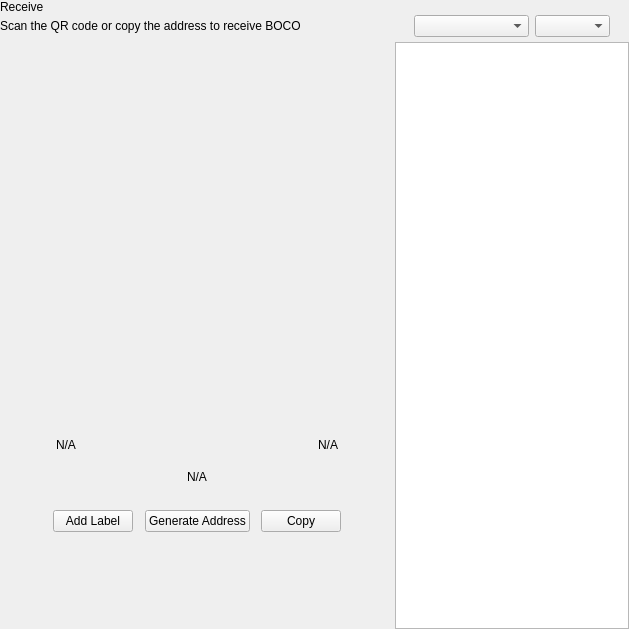
<?xml version="1.0" encoding="UTF-8"?>
<ui version="4.0">
 <class>ReceiveWidget</class>
 <widget class="QWidget" name="ReceiveWidget">
  <property name="geometry">
   <rect>
    <x>0</x>
    <y>0</y>
    <width>629</width>
    <height>629</height>
   </rect>
  </property>
  <property name="minimumSize">
   <size>
    <width>0</width>
    <height>0</height>
   </size>
  </property>
  <property name="windowTitle">
   <string>Form</string>
  </property>
  <layout class="QHBoxLayout" name="horizontalLayout_2" stretch="2,1">
   <property name="spacing">
    <number>0</number>
   </property>
   <property name="leftMargin">
    <number>0</number>
   </property>
   <property name="topMargin">
    <number>0</number>
   </property>
   <property name="rightMargin">
    <number>0</number>
   </property>
   <property name="bottomMargin">
    <number>0</number>
   </property>
   <item>
    <widget class="QWidget" name="left" native="true">
     <layout class="QVBoxLayout" name="verticalLayout_3">
      <property name="leftMargin">
       <number>0</number>
      </property>
      <property name="topMargin">
       <number>0</number>
      </property>
      <property name="rightMargin">
       <number>0</number>
      </property>
      <property name="bottomMargin">
       <number>0</number>
      </property>
      <item>
       <layout class="QVBoxLayout" name="verticalLayout_2">
        <property name="spacing">
         <number>0</number>
        </property>
        <property name="leftMargin">
         <number>0</number>
        </property>
        <item>
         <layout class="QHBoxLayout" name="horizontalLayout_3">
          <property name="spacing">
           <number>0</number>
          </property>
          <item>
           <layout class="QVBoxLayout" name="verticalLayout_4">
            <property name="spacing">
             <number>5</number>
            </property>
            <item>
             <widget class="QLabel" name="labelTitle">
              <property name="text">
               <string>Receive</string>
              </property>
             </widget>
            </item>
            <item alignment="Qt::AlignTop">
             <widget class="QLabel" name="labelSubtitle1">
              <property name="text">
               <string>Scan the QR code or copy the address to receive BOCO</string>
              </property>
             </widget>
            </item>
           </layout>
          </item>
          <item>
           <spacer name="horizontalSpacer">
            <property name="orientation">
             <enum>Qt::Horizontal</enum>
            </property>
            <property name="sizeHint" stdset="0">
             <size>
              <width>40</width>
              <height>20</height>
             </size>
            </property>
           </spacer>
          </item>
         </layout>
        </item>
        <item>
         <spacer name="verticalSpacer_2">
          <property name="orientation">
           <enum>Qt::Vertical</enum>
          </property>
          <property name="sizeType">
           <enum>QSizePolicy::Expanding</enum>
          </property>
          <property name="sizeHint" stdset="0">
           <size>
            <width>20</width>
            <height>50</height>
           </size>
          </property>
         </spacer>
        </item>
        <item alignment="Qt::AlignHCenter">
         <widget class="QWidget" name="layoutQR" native="true">
          <property name="maximumSize">
           <size>
            <width>510</width>
            <height>16777215</height>
           </size>
          </property>
          <layout class="QVBoxLayout" name="verticalLayoutQr">
           <item>
            <spacer name="verticalSpacer11">
             <property name="orientation">
              <enum>Qt::Vertical</enum>
             </property>
             <property name="sizeType">
              <enum>QSizePolicy::Fixed</enum>
             </property>
             <property name="sizeHint" stdset="0">
              <size>
               <width>20</width>
               <height>20</height>
              </size>
             </property>
            </spacer>
           </item>
           <item alignment="Qt::AlignHCenter">
            <widget class="QLabel" name="labelQrImg">
             <property name="minimumSize">
              <size>
               <width>260</width>
               <height>260</height>
              </size>
             </property>
             <property name="maximumSize">
              <size>
               <width>260</width>
               <height>260</height>
              </size>
             </property>
             <property name="text">
              <string/>
             </property>
             <property name="alignment">
              <set>Qt::AlignCenter</set>
             </property>
            </widget>
           </item>
           <item>
            <spacer name="verticalSpacer_21">
             <property name="orientation">
              <enum>Qt::Vertical</enum>
             </property>
             <property name="sizeType">
              <enum>QSizePolicy::Fixed</enum>
             </property>
             <property name="sizeHint" stdset="0">
              <size>
               <width>20</width>
               <height>30</height>
              </size>
             </property>
            </spacer>
           </item>
           <item>
            <widget class="QWidget" name="widget" native="true">
             <property name="minimumSize">
              <size>
               <width>0</width>
               <height>0</height>
              </size>
             </property>
             <layout class="QHBoxLayout" name="horizontalLayout_5">
              <item>
               <widget class="QLabel" name="labelLabel">
                <property name="text">
                 <string notr="true">N/A</string>
                </property>
               </widget>
              </item>
              <item>
               <spacer name="horizontalSpacer_2">
                <property name="orientation">
                 <enum>Qt::Horizontal</enum>
                </property>
                <property name="sizeHint" stdset="0">
                 <size>
                  <width>141</width>
                  <height>20</height>
                 </size>
                </property>
               </spacer>
              </item>
              <item>
               <widget class="QLabel" name="labelDate">
                <property name="text">
                 <string notr="true">N/A</string>
                </property>
                <property name="alignment">
                 <set>Qt::AlignRight|Qt::AlignTrailing|Qt::AlignVCenter</set>
                </property>
               </widget>
              </item>
             </layout>
            </widget>
           </item>
           <item>
            <widget class="QLabel" name="labelAddress">
             <property name="sizePolicy">
              <sizepolicy hsizetype="Expanding" vsizetype="Preferred">
               <horstretch>0</horstretch>
               <verstretch>0</verstretch>
              </sizepolicy>
             </property>
             <property name="minimumSize">
              <size>
               <width>300</width>
               <height>0</height>
              </size>
             </property>
             <property name="text">
              <string notr="true">N/A</string>
             </property>
             <property name="alignment">
              <set>Qt::AlignCenter</set>
             </property>
            </widget>
           </item>
           <item>
            <spacer name="verticalSpacer_4">
             <property name="orientation">
              <enum>Qt::Vertical</enum>
             </property>
             <property name="sizeType">
              <enum>QSizePolicy::Fixed</enum>
             </property>
             <property name="sizeHint" stdset="0">
              <size>
               <width>20</width>
               <height>20</height>
              </size>
             </property>
            </spacer>
           </item>
           <item>
            <layout class="QHBoxLayout" name="horizontalLayout_4">
             <item alignment="Qt::AlignHCenter">
              <widget class="QPushButton" name="pushButtonLabel">
               <property name="focusPolicy">
                <enum>Qt::NoFocus</enum>
               </property>
               <property name="text">
                <string>Add Label</string>
               </property>
              </widget>
             </item>
             <item alignment="Qt::AlignHCenter">
              <widget class="QPushButton" name="pushButtonNewAddress">
               <property name="focusPolicy">
                <enum>Qt::NoFocus</enum>
               </property>
               <property name="text">
                <string>Generate Address</string>
               </property>
              </widget>
             </item>
             <item alignment="Qt::AlignHCenter">
              <widget class="QPushButton" name="pushButtonCopy">
               <property name="focusPolicy">
                <enum>Qt::NoFocus</enum>
               </property>
               <property name="text">
                <string>Copy</string>
               </property>
              </widget>
             </item>
            </layout>
           </item>
           <item>
            <spacer name="verticalSpacer_3">
             <property name="orientation">
              <enum>Qt::Vertical</enum>
             </property>
             <property name="sizeType">
              <enum>QSizePolicy::Expanding</enum>
             </property>
             <property name="sizeHint" stdset="0">
              <size>
               <width>20</width>
               <height>20</height>
              </size>
             </property>
            </spacer>
           </item>
          </layout>
         </widget>
        </item>
        <item>
         <spacer name="verticalSpacer">
          <property name="orientation">
           <enum>Qt::Vertical</enum>
          </property>
          <property name="sizeHint" stdset="0">
           <size>
            <width>20</width>
            <height>40</height>
           </size>
          </property>
         </spacer>
        </item>
       </layout>
      </item>
     </layout>
    </widget>
   </item>
   <item>
    <widget class="QWidget" name="right" native="true">
     <layout class="QVBoxLayout" name="verticalLayout_5">
      <property name="spacing">
       <number>0</number>
      </property>
      <property name="leftMargin">
       <number>1</number>
      </property>
      <property name="topMargin">
       <number>0</number>
      </property>
      <property name="rightMargin">
       <number>0</number>
      </property>
      <property name="bottomMargin">
       <number>0</number>
      </property>
      <item>
       <layout class="QVBoxLayout" name="container_right">
        <property name="spacing">
         <number>0</number>
        </property>
        <property name="leftMargin">
         <number>0</number>
        </property>
        <property name="rightMargin">
         <number>0</number>
        </property>
        <item>
         <layout class="QVBoxLayout" name="verticalLayout">
          <property name="spacing">
           <number>6</number>
          </property>
          <property name="leftMargin">
           <number>19</number>
          </property>
          <property name="rightMargin">
           <number>19</number>
          </property>
          <item>
           <widget class="OptionButton" name="btnRequest" native="true"/>
          </item>
          <item>
           <widget class="OptionButton" name="btnMyAddresses" native="true">
            <property name="sizePolicy">
             <sizepolicy hsizetype="Preferred" vsizetype="Minimum">
              <horstretch>0</horstretch>
              <verstretch>0</verstretch>
             </sizepolicy>
            </property>
           </widget>
          </item>
         </layout>
        </item>
        <item>
         <widget class="QWidget" name="sortWidget" native="true">
          <layout class="QHBoxLayout" name="horizontalLayout_6">
           <property name="leftMargin">
            <number>19</number>
           </property>
           <property name="rightMargin">
            <number>19</number>
           </property>
           <property name="bottomMargin">
            <number>5</number>
           </property>
           <item>
            <spacer name="horizontalSpacer_3">
             <property name="orientation">
              <enum>Qt::Horizontal</enum>
             </property>
             <property name="sizeHint" stdset="0">
              <size>
               <width>40</width>
               <height>20</height>
              </size>
             </property>
            </spacer>
           </item>
           <item>
            <widget class="QComboBox" name="comboBoxSort">
             <property name="sizePolicy">
              <sizepolicy hsizetype="Preferred" vsizetype="Fixed">
               <horstretch>0</horstretch>
               <verstretch>0</verstretch>
              </sizepolicy>
             </property>
             <property name="minimumSize">
              <size>
               <width>115</width>
               <height>0</height>
              </size>
             </property>
            </widget>
           </item>
           <item>
            <widget class="QComboBox" name="comboBoxSortOrder">
             <property name="sizePolicy">
              <sizepolicy hsizetype="Preferred" vsizetype="Fixed">
               <horstretch>0</horstretch>
               <verstretch>0</verstretch>
              </sizepolicy>
             </property>
             <property name="minimumSize">
              <size>
               <width>75</width>
               <height>0</height>
              </size>
             </property>
            </widget>
           </item>
          </layout>
         </widget>
        </item>
        <item>
         <widget class="QListView" name="listViewAddress"/>
        </item>
       </layout>
      </item>
     </layout>
    </widget>
   </item>
  </layout>
 </widget>
 <customwidgets>
  <customwidget>
   <class>OptionButton</class>
   <extends>QWidget</extends>
   <header>qt/pivx/optionbutton.h</header>
   <container>1</container>
  </customwidget>
 </customwidgets>
 <resources/>
 <connections/>
</ui>
